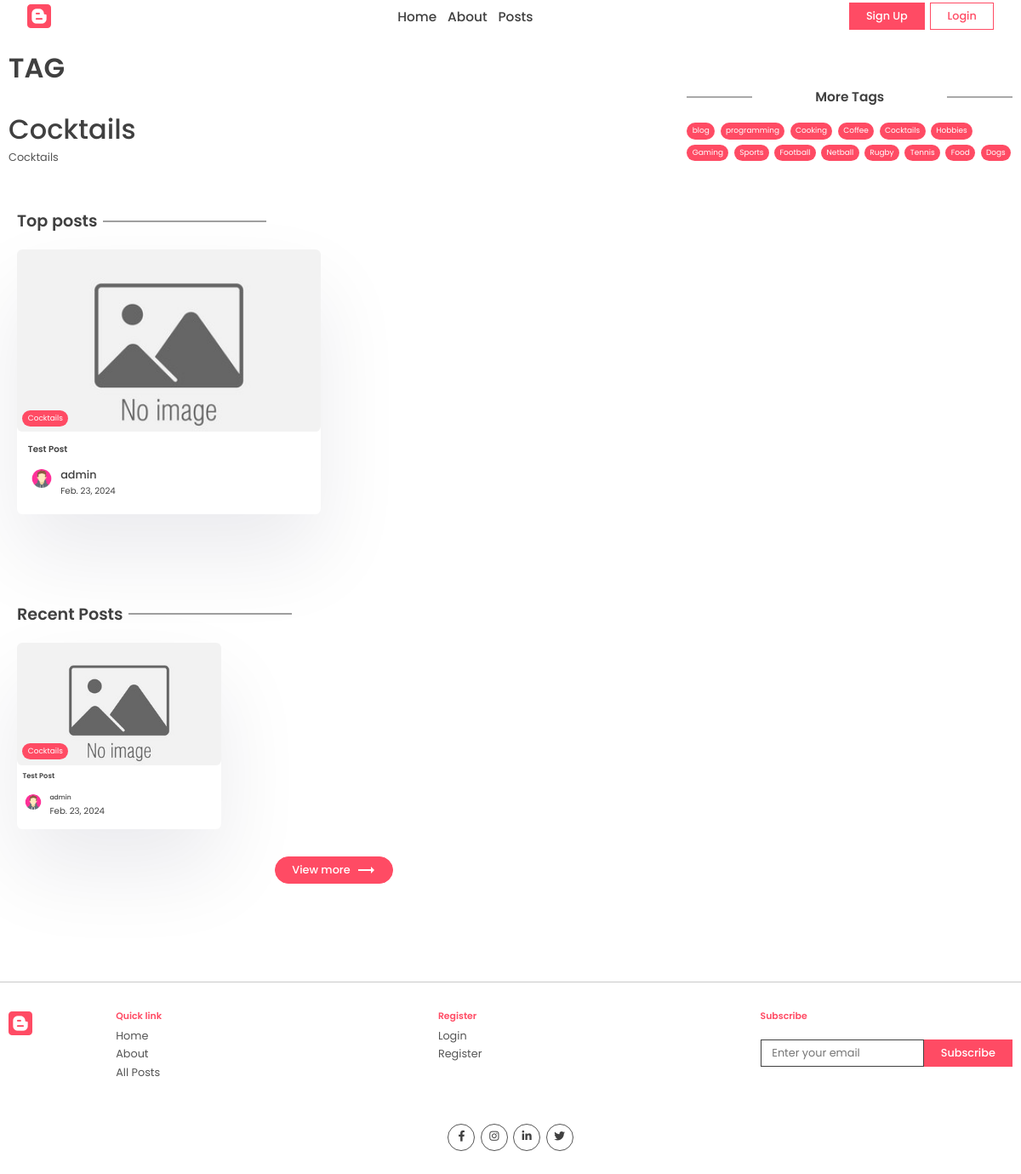
The app's page /tag/cocktails with its own data.
### app/models.py (models this page shows, shortened)
class Tag(models.Model):
    name = models.CharField(max_length=100)
    description = models.CharField(max_length=100)
    slug = models.SlugField(max_length=200, unique=True)

class Post(models.Model):
    title = models.CharField(max_length=200)
    content = models.TextField()
    last_update = models.DateTimeField(auto_now=True)
    slug = models.SlugField(max_length=200, unique=True)
    image = models.ImageField(null=True, blank=True, upload_to="images/", default='default/default_image.jpg')
    tags = models.ManyToManyField(Tag, blank=True, related_name='post')
    view_count = models.IntegerField(null=True, blank=True)
    is_featured = models.BooleanField(default=False)
    author = models.ForeignKey(User, on_delete=models.CASCADE, null=True, blank=True)
    bookmarks = models.ManyToManyField(User, related_name="bookmarks", default=None, blank=True)
    likes = models.ManyToManyField(User, related_name="likes", default=None, blank=True)

class Profile(models.Model):
    user = models.OneToOneField(User, on_delete=models.CASCADE)
    profile_image = models.ImageField(null=True, blank=True, upload_to="images/")
    slug = models.SlugField(max_length=200, unique=True)
    bio = models.CharField(max_length=200)

### app/views.py (the view)
# urls.py: path('tag/<slug:slug>', views.tag_page, name='tag_page'),
def tag_page(request, slug):
    tag = Tag.objects.get(slug=slug)
    top_posts = Post.objects.filter(tags__in=[tag.id]).order_by('-view_count')[0:2]
    recent_posts = Post.objects.filter(tags__in=[tag.id]).order_by('-last_update')[0:2]
    tags = Tag.objects.all()
    subscribe_form = SubscribeForm()
    subscribe_message=subscribe_logic(request)
    context={
        'tag':tag,
        'top_posts':top_posts,
        'recent_posts':recent_posts,
        'tags':tags,
        'subscribe_form':subscribe_form,
        'subscribe_message':subscribe_message
    }
    return render(request, 'app/tag.html', context)

### app/forms.py (shortened to what this page needs)
class SubscribeForm(forms.ModelForm):
    class Meta:
        model =  Subscribe
        fields = '__all__'
        labels = {'email':_('')}
    def __init__(self, *args, **kwargs):
        super().__init__(*args, **kwargs)
        self.fields['email'].widget.attrs['placeholder'] = "Enter your email"

### app/views.py (called while the page is built, shortened)
def subscribe_logic(request):
    subscribe_message = None
    if 'subscribed' in request.session:
        subscribe_message = "You're Already Subscribed"
    return subscribe_message

### app/templates/app/tag.html (shortened to what this page needs)
{% extends 'base.html' %}
{% block content %}
    <div class="container">
    <div class="layout">
        <div class="left">
        <div class="page-top">
            <div class="top flex">
            <div class="page-name">
                <h1>Tag</h1>
            </div>
            </div>
        </div>
        <div class="typo">
            <h1 class="title">{{tag.name}}</h1>
            <p>{{tag.description}}</p>
        </div>
        <section class="sp">
            <div class="container">
            <h1 class="sec-title">Top posts</h1>
            <div class="grid-2 blog">
                {% for post in top_posts %}
                <a href="{% url 'post_page' post.slug %} ">
                <div class="card">
                    <div class="post-img">
                    <img src="{{post.image.url}}" alt="" />
                    <div class="tag">{{post.tags.all.0.name}}</div>
                    </div>
                    <div class="card-content">
                    <h3>
                        {{post.title}}
                    </h3>
                    <div class="author">
                        <div class="profile-pic">
                        <img src="{{post.author.profile.profile_image.url}}" alt="" />
                        </div>
                        <div class="details">
                        <p>{{post.author.username}}</p>
                        <small>{{post.last_update|date}}</small>
                        </div>
                    </div>
                    </div>
                </div>
                </a>
                {% endfor %}
            </div>
            </div>
        </section>
        <section class="sp">
            <div class="container">
            <h1 class="sec-title">Recent Posts</h1>
            <div class="grid-3 blog-grid">
                {% for post in recent_posts %}
                <a href="{% url 'post_page' post.slug %}">
                <div class="card">
                    <div class="post-img">
                    <img src="{{post.image.url}}" alt="" />
                    <div class="tag">{{post.tags.all.0.name}}</div>
                    </div>
                    <div class="card-content">
                    <h3>
                        {{post.title}}
                    </h3>
                    <div class="author">
                        <div class="profile-pic">
                        <img src="{{post.author.profile.profile_image.url}}" alt="" />
                        </div>
                        <div class="details">
                        <p>{{post.author.username}}</p>
                        <small>{{post.last_update|date}}</small>
                        </div>
                    </div>
                    </div>
                </div>
                </a>
                {% endfor %}
            </div>
            <center>
                <button class="btn btn-primary rounded view">
                View more
                <span class="material-icons"> trending_flat </span>
                </button>
            </center>
            </div>
        </section>
        </div>
        <div class="right">
        <div class="block">
            <h2 class="title2">More Tags</h2>
            <div class="blog-tags">
                {% for tag in tags %}
                <a href="{% url 'tag_page' tag.slug %}" class="tag">{{tag.name}}</a>
                {% endfor %}
            </div>
        </div>
        </div>
    </div>
    </div>
{% endblock content %}
{% block subscribeForm %}
  {{subscribe_form.as_p}}
{% endblock subscribeForm %}

### app/static/app/style.css (style rules this page uses)
* { margin: 0; padding: 0; box-sizing: border-box; text-decoration: none; border: none; outline: none; list-style: none; font-family: "Poppins", sans-serif; color: var(--black); }
:root { --red: #ff4b64; --black: #404040; --des: #555555; --shadow: #ffffff1a 0px 1px 1px 0px inset, #32325d40 0px 50px 100px -20px, #0000004d 0px 30px 60px -30px; --shadow2: rgba(17, 12, 46, 0.084) 0px 48px 100px 0px; }
html { font-size: 40%; }
body { min-width: 400px; min-height:600px; }
[class*="grid"] { display: grid; }
img { width: 100%; }
.container { max-width: 1220px; margin: auto; padding: 0 10px; }
p, a { font-size: 2rem; color: var(--des); }
input, textarea { font-size: 2rem; color: var(--black); }
.btn { cursor: pointer; height: 5rem; padding: 0 3rem; font-size: 2rem; font-weight: 500; border: 1px solid var(--red); display: flex; align-items: center; justify-content: center; gap: 1rem; }
.btn span { color: white; }
.btn-primary { background: var(--red); color: white; }
.rounded { border-radius: 5rem; }
.typo { width: 50%; margin-top: 5rem; }
.title { font-size: 5rem; font-weight: 500; }
.newsletter input { border: 1px solid var(--black); height: 5rem; width: 30rem; padding: 0 2rem; }
.sp { padding: 8rem 0; }
.grid-2 { grid-template-columns: 1.3fr 1fr; align-items: center; }
.post-img { height: 40rem; width: 100%; overflow: hidden; border-radius: 1rem; }
.post-img img { height: 100%; object-fit: cover; object-position: center; }
.sec-title { font-size: 3rem; font-weight: 600; position: relative; width: fit-content; margin-bottom: 3rem; }
.sec-title::after { content: ""; position: absolute; right: -31rem; height: 1px; width: 30rem; background: var(--black); top: 50%; transform: translateY(-50%); }
.grid-3 { grid-template-columns: repeat(3, 1fr); gap: 5rem; }
.card { background: white; box-shadow: var(--shadow2); border-radius: 1rem; cursor: pointer; transition: 0.3s; }
.post-img { position: relative; }
.tag { position: absolute; bottom: 1rem; left: 1rem; background: var(--red); color: white; border-radius: 5rem; padding: 0.5rem 1rem; font-size: 1.4rem; }
.card-content { padding: 2rem; padding-bottom: 3rem; }
.card h3 { font-size: 1.6rem; font-weight: 600; }
.card .post-img { width: 100%; height: unset; aspect-ratio: 1/0.6; }
.author { display: flex; align-items: center; gap: 1rem; margin-top: 2rem; }
.profile-pic { width: 5rem; aspect-ratio: 1/1; border-radius: 50%; overflow: hidden; }
.author p { color: var(--black); font-weight: 500; font-size: 2rem; }
.author small { color: var(--black); font-size: 1.6rem; }
.view { margin-top: 5rem; }
.layout { display: flex; gap: 5rem; }
.left { width: 100%; height: 100%; }
.right { position: sticky; top: 70px; height: 100%; width: 50%; }
.page-name h1 { font-size: 5rem; text-transform: uppercase; font-weight: 600; line-height: 5rem; }
.flex { display: flex; align-items: flex-end; justify-content: space-between; }
.left .typo { width: 100%; }
.blog { grid-template-columns: 1fr 1fr; gap: 5rem; }
.title2 { position: relative; font-size: 2.4rem; text-align: center; font-weight: 600; margin-bottom: 3rem; }
.title2::before { content: ""; position: absolute; height: 1px; width: 20%; background: var(--des); left: 0; top: 50%; transform: translateY(-50%); }
.title2::after { content: ""; position: absolute; height: 1px; width: 20%; background: var(--des); right: 0; top: 50%; transform: translateY(-50%); }
.blog-grid { gap: 2rem; }
.blog-grid .card-content { padding: 1rem; padding-bottom: 2rem; }
.blog-grid .card h3 { font-size: 1.3rem; font-weight: 600; }
.blog-grid .profile-pic { width: 4rem; }
.blog-grid .author p { font-size: 1.2rem; }
.block { margin-top: 5rem; }
.blog-tags .tag { position: unset; width: fit-content; }
.blog-tags { display: flex; align-items: center; flex-wrap: wrap; gap: 1rem; margin-top: 3rem; }

### records on screen
Tag: name "Cocktails", description "Cocktails"
Post: image (placeholder picture), tags.all.0.name "Cocktails", title "Test Post", author.profile.profile_image (picture), author.username "admin", last_update "Feb. 23, 2024"
Tag: name "blog"
Tag: name "programming"
Tag: name "Cooking"
Tag: name "Coffee"
Tag: name "Hobbies"
Tag: name "Gaming"
Tag: name "Sports"
Tag: name "Football"
Tag: name "Netball"
Tag: name "Rugby"
Tag: name "Tennis"
Tag: name "Food"
Tag: name "Dogs"
